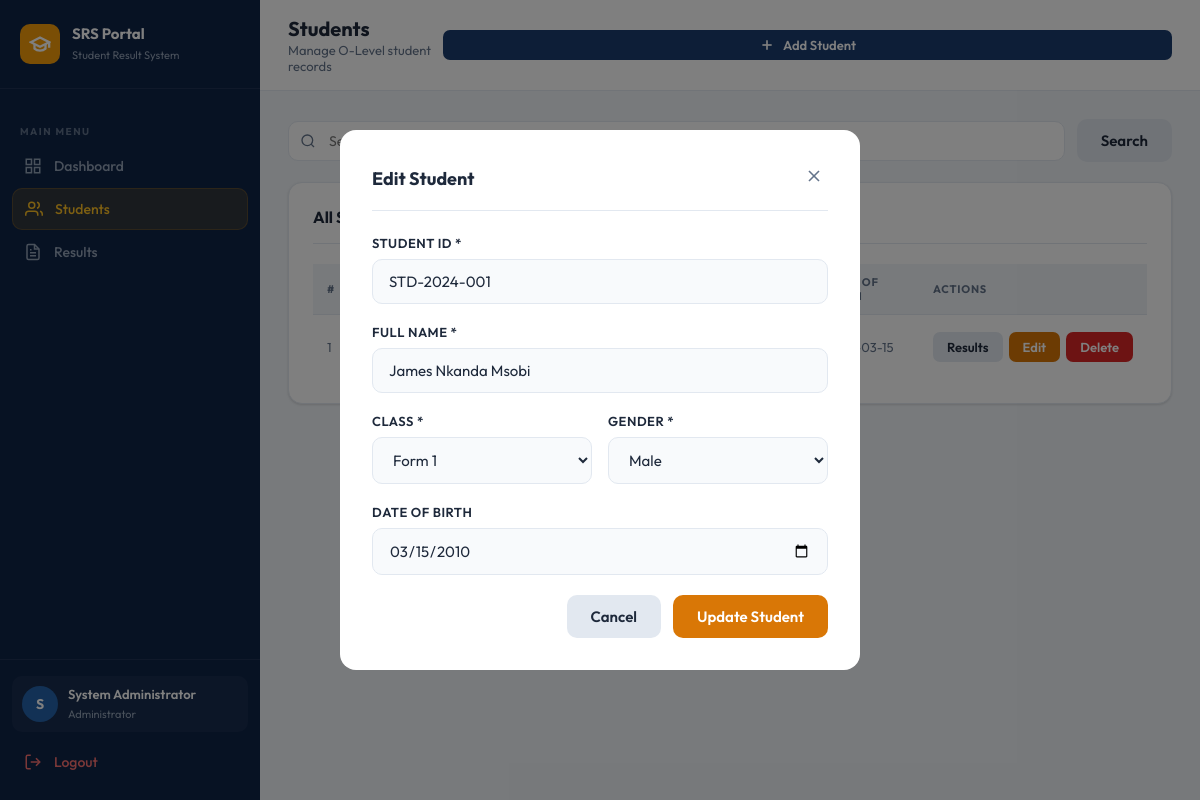
The page /student.php?edit=1 (signed in) on the database its author committed.
### tables this page shows
CREATE TABLE IF NOT EXISTS students (
    id INT AUTO_INCREMENT PRIMARY KEY,
    student_id VARCHAR(20) NOT NULL UNIQUE,
    full_name VARCHAR(100) NOT NULL,
    class VARCHAR(50) NOT NULL,
    gender ENUM('Male', 'Female') NOT NULL,
    date_of_birth DATE,
    created_at TIMESTAMP DEFAULT CURRENT_TIMESTAMP
);

### includes/config.php (called while the page is built, shortened)
<?php
function sanitize($conn, $data) {
    return $conn->real_escape_string(htmlspecialchars(trim($data)));
}
?>

### student.php (the view, shortened to what this page needs)
<?php
require_once 'includes/config.php';
$search = sanitize($conn, $_GET['search'] ?? '');
$where = $search ? "WHERE full_name LIKE '%$search%' OR student_id LIKE '%$search%' OR class LIKE '%$search%'" : '';
$students = $conn->query("SELECT * FROM students $where ORDER BY created_at DESC");
$edit_student = null;
if (isset($_GET['edit']) && is_numeric($_GET['edit'])) {
    $edit_id = (int)$_GET['edit'];
    $edit_result = $conn->query("SELECT * FROM students WHERE id = $edit_id");
    if ($edit_result && $edit_result->num_rows > 0) {
        $edit_student = $edit_result->fetch_assoc();
    }
}
$classes = ['Form 1', 'Form 2', 'Form 3', 'Form 4'];
?>
<!DOCTYPE html>
<html lang="en">
<head>
    <link rel="stylesheet" href="css/style.css">
</head>
<body>
<div class="layout">
    <?php include 'includes/sidebar.php'; ?>
    <div class="main-content">
        <div class="topbar">
            <div class="topbar-title">
                <h1>Students</h1>
                <p>Manage O-Level student records</p>
            </div>
            <button class="btn btn-primary btn-sm" onclick="openModal('addModal')">
                <svg width="16" height="16" viewBox="0 0 24 24" fill="none" stroke="currentColor" stroke-width="2.5">
                    <line x1="12" y1="5" x2="12" y2="19"/><line x1="5" y1="12" x2="19" y2="12"/>
                </svg>
                Add Student
            </button>
        </div>
        <div class="page-content">
            <form method="GET" class="search-bar">
                <div class="search-input">
                    <svg class="search-icon" viewBox="0 0 24 24" fill="none" stroke="currentColor" stroke-width="2">
                        <circle cx="11" cy="11" r="8"/><line x1="21" y1="21" x2="16.65" y2="16.65"/>
                    </svg>
                </div>
                <button type="submit" class="btn btn-secondary">Search</button>
            </form>
            <div class="card">
                <div class="card-header">
                    <h2>All Students
                        <span style="font-size:13px; font-weight:400; color:var(--text-muted);">
                        </span>
                    </h2>
                </div>
                <?php if ($students && $students->num_rows > 0): ?>
                <div class="table-wrapper">
                    <table>
                        <thead>
                            <tr>
                                <th>#</th>
                                <th>Student ID</th>
                                <th>Full Name</th>
                                <th>Class</th>
                                <th>Gender</th>
                                <th>Date of Birth</th>
                                <th>Actions</th>
                            </tr>
                        </thead>
                        <tbody>
                            <?php $i = 1; while($s = $students->fetch_assoc()): ?>
                            <tr>
                                <td style="color:var(--text-muted); font-size:13px;"><?= $i++ ?></td>
                                <td><code style="background:var(--bg); padding:3px 8px; border-radius:5px; font-size:12px;"><?= htmlspecialchars($s['student_id']) ?></code></td>
                                <td>
                                    <div style="display:flex; align-items:center; gap:10px;">
                                        <div style="width:32px; height:32px; border-radius:50%; background:<?= $s['gender']=='Female' ? '#fce7f3' : '#dbeafe' ?>; display:flex; align-items:center; justify-content:center; font-size:12px; font-weight:700; color:<?= $s['gender']=='Female' ? '#9d174d' : '#1e40af' ?>;">
                                        </div>
                                        <span style="font-weight:500;"><?= htmlspecialchars($s['full_name']) ?></span>
                                    </div>
                                </td>
                                <td><span class="badge badge-amber"><?= htmlspecialchars($s['class']) ?></span></td>
                                <td>
                                    <span class="badge <?= $s['gender']=='Female' ? 'badge-pink' : 'badge-blue' ?>">
                                    </span>
                                </td>
                                <td style="color:var(--text-muted); font-size:13px;"><?= $s['date_of_birth'] ?? '—' ?></td>
                                <td>
                                    <div style="display:flex; gap:6px;">
                                        <a href="result.php?student=<?= $s['id'] ?>" class="btn btn-secondary btn-sm">Results</a>
                                        <a href="?edit=<?= $s['id'] ?>" class="btn btn-warning btn-sm">Edit</a>
                                        <a href="?delete=<?= $s['id'] ?>" class="btn btn-danger btn-sm"
                                           onclick="return confirm('Delete <?= htmlspecialchars($s['full_name']) ?>? This will also delete all their results.')">Delete</a>
                                    </div>
                                </td>
                            </tr>
                            <?php endwhile; ?>
                        </tbody>
                    </table>
                </div>
                <?php endif; ?>
            </div>
        </div>
    </div>
</div>
<?php if ($edit_student): ?>
<div class="modal-overlay active" id="editModal">
    <div class="modal">
        <div class="modal-header">
            <h2>Edit Student</h2>
            <a href="student.php" class="modal-close">
                <svg width="20" height="20" viewBox="0 0 24 24" fill="none" stroke="currentColor" stroke-width="2">
                    <line x1="18" y1="6" x2="6" y2="18"/><line x1="6" y1="6" x2="18" y2="18"/>
                </svg>
            </a>
        </div>
        <form method="POST" action="">
            <div class="form-group">
                <label>Student ID *</label>
                <input type="text" name="student_id" value="<?= htmlspecialchars($edit_student['student_id']) ?>" required>
            </div>
            <div class="form-group">
                <label>Full Name *</label>
                <input type="text" name="full_name" value="<?= htmlspecialchars($edit_student['full_name']) ?>" required>
            </div>
            <div class="form-row">
                <div class="form-group">
                    <label>Class *</label>
                    <select name="class" required>
                        <?php foreach ($classes as $c): ?>
                        <option value="<?= $c ?>" <?= $c == $edit_student['class'] ? 'selected' : '' ?>><?= $c ?></option>
                        <?php endforeach; ?>
                    </select>
                </div>
                <div class="form-group">
                    <label>Gender *</label>
                    <select name="gender" required>
                        <option value="Male" <?= $edit_student['gender']=='Male' ? 'selected' : '' ?>>Male</option>
                    </select>
                </div>
            </div>
            <div class="form-group">
                <label>Date of Birth</label>
                <input type="date" name="date_of_birth" value="<?= $edit_student['date_of_birth'] ?>">
            </div>
            <div style="display:flex; gap:12px; justify-content:flex-end;">
                <a href="student.php" class="btn btn-secondary">Cancel</a>
                <button type="submit" class="btn btn-warning">Update Student</button>
            </div>
        </form>
    </div>
</div>
<?php endif; ?>
</body>
</html>

### css/style.css (style rules this page uses)
:root { --primary: #1a3c6e; --primary-light: #2563ab; --primary-dark: #0f2447; --accent: #f59e0b; --accent-light: #fbbf24; --success: #059669; --danger: #dc2626; --warning: #d97706; --bg: #f0f4f8; --card: #ffffff; --sidebar-bg: #0f2447; --sidebar-text: #94a3b8; --sidebar-active: #ffffff; --text: #1e293b; --text-muted: #64748b; --border: #e2e8f0; --input-bg: #f8fafc; --shadow: 0 1px 3px rgba(0,0,0,0.08), 0 1px 2px rgba(0,0,0,0.05); --shadow-md: 0 4px 6px rgba(0,0,0,0.07), 0 2px 4px rgba(0,0,0,0.05); }
* { margin: 0; padding: 0; box-sizing: border-box; }
body { font-family: 'Outfit', sans-serif; background: var(--bg); color: var(--text); min-height: 100vh; }
.form-group { margin-bottom: 20px; }
.form-group label { display: block; font-size: 13px; font-weight: 600; color: var(--text); margin-bottom: 8px; text-transform: uppercase; letter-spacing: 0.5px; }
.form-group input, .form-group select, .form-group textarea { width: 100%; padding: 12px 16px; border: 1.5px solid var(--border); border-radius: 10px; font-family: 'Outfit', sans-serif; font-size: 15px; color: var(--text); background: var(--input-bg); transition: all 0.2s; outline: none; }
.btn { display: inline-flex; align-items: center; gap: 8px; padding: 12px 24px; border: none; border-radius: 10px; font-family: 'Outfit', sans-serif; font-size: 15px; font-weight: 600; cursor: pointer; transition: all 0.2s; text-decoration: none; }
.btn-primary { background: var(--primary); color: white; width: 100%; justify-content: center; }
.btn-danger { background: var(--danger); color: white; }
.btn-warning { background: var(--warning); color: white; }
.btn-secondary { background: var(--border); color: var(--text); }
.btn-sm { padding: 7px 14px; font-size: 13px; border-radius: 7px; }
.layout { display: flex; min-height: 100vh; }
.main-content { margin-left: 260px; flex: 1; display: flex; flex-direction: column; min-height: 100vh; }
.topbar { background: white; border-bottom: 1px solid var(--border); padding: 16px 28px; display: flex; align-items: center; justify-content: space-between; position: sticky; top: 0; z-index: 50; }
.topbar-title h1 { font-size: 20px; font-weight: 700; color: var(--text); }
.topbar-title p { font-size: 13px; color: var(--text-muted); margin-top: 1px; }
.page-content { padding: 28px; flex: 1; }
.card { background: white; border-radius: 14px; padding: 24px; box-shadow: var(--shadow); border: 1px solid var(--border); margin-bottom: 24px; }
.card-header { display: flex; align-items: center; justify-content: space-between; margin-bottom: 20px; padding-bottom: 16px; border-bottom: 1px solid var(--border); }
.card-header h2 { font-size: 16px; font-weight: 700; color: var(--text); }
.table-wrapper { overflow-x: auto; }
table { width: 100%; border-collapse: collapse; font-size: 14px; }
thead th { background: var(--bg); padding: 11px 14px; text-align: left; font-size: 11px; font-weight: 700; color: var(--text-muted); text-transform: uppercase; letter-spacing: 0.8px; border-bottom: 1px solid var(--border); }
tbody td { padding: 13px 14px; border-bottom: 1px solid var(--border); color: var(--text); vertical-align: middle; }
tbody tr:last-child td { border-bottom: none; }
.badge { display: inline-block; padding: 4px 10px; border-radius: 6px; font-size: 12px; font-weight: 600; }
.badge-blue { background: #dbeafe; color: #1e40af; }
.badge-amber { background: #fef3c7; color: #92400e; }
.search-bar { display: flex; align-items: center; gap: 12px; margin-bottom: 20px; }
.search-input { position: relative; flex: 1; }
.search-icon { position: absolute; left: 12px; top: 50%; transform: translateY(-50%); color: var(--text-muted); width: 16px; height: 16px; }
.modal-overlay { display: none; position: fixed; top: 0; left: 0; width: 100%; height: 100%; background: rgba(0,0,0,0.5); z-index: 1000; align-items: center; justify-content: center; }
.modal-overlay.active { display: flex; }
.modal { background: white; border-radius: 16px; padding: 32px; width: 100%; max-width: 520px; max-height: 90vh; overflow-y: auto; position: relative; }
.modal-header { display: flex; align-items: center; justify-content: space-between; margin-bottom: 24px; padding-bottom: 16px; border-bottom: 1px solid var(--border); }
.modal-header h2 { font-size: 18px; font-weight: 700; }
.modal-close { background: none; border: none; cursor: pointer; color: var(--text-muted); padding: 4px; border-radius: 6px; transition: all 0.2s; }
.form-row { display: grid; grid-template-columns: 1fr 1fr; gap: 16px; }

### rows shown on the page
students: date_of_birth "2010-03-15", student_id "STD-2024-001", full_name "James Nkanda Msobi", class "Form 1", gender "Male", date_of_birth "03/15/2010"

### other values the page prints
substr($_SESSION['admin_name'] ?? 'A', 0, 1) "S"
$_SESSION['admin_name'] "System Administrator"
